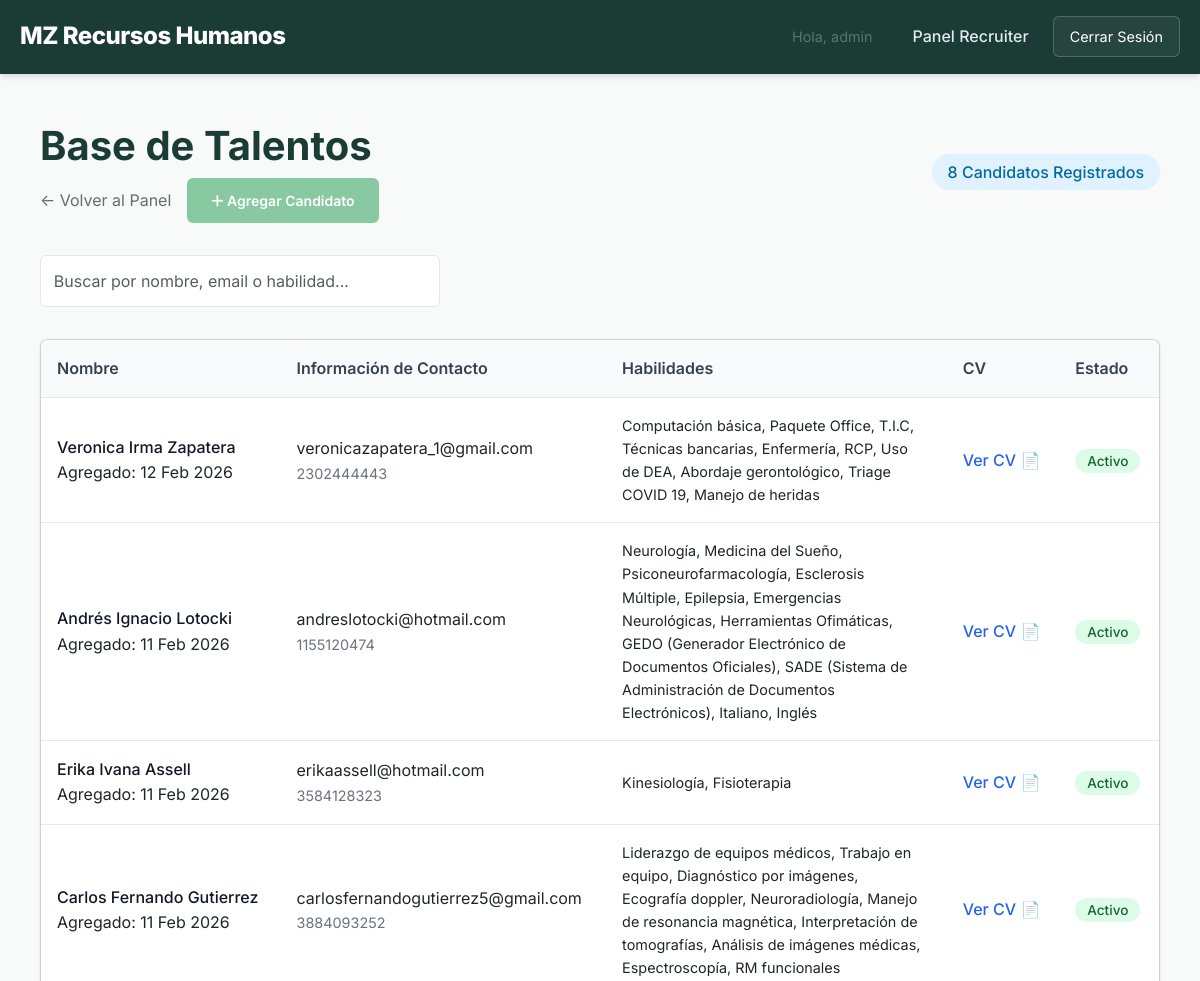
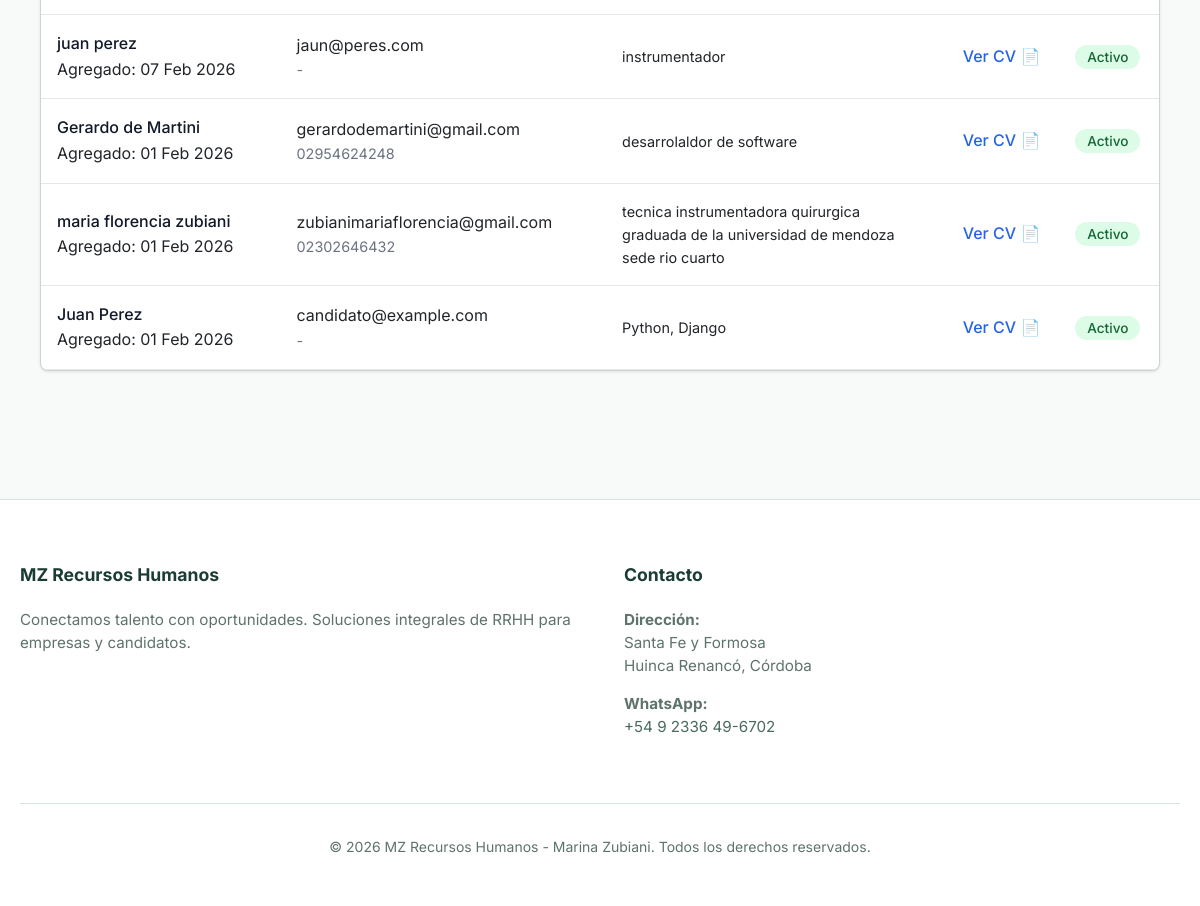
The app's page /staff/candidates/ (signed in) with its own data (2 pictures, top to bottom).
### candidates/models.py (models this page shows, shortened)
class Candidate(models.Model):
    AVAILABILITY_CHOICES = [
        ('active', 'Active (Looking)'),
        ('open', 'Open to Offers (Listening)'),
        ('not_looking', 'Not Looking (Dormant)'),
    ]
    first_name = models.CharField(max_length=100)
    last_name = models.CharField(max_length=100)
    user = models.OneToOneField(User, on_delete=models.CASCADE, null=True, blank=True, related_name='candidate_profile')
    email = models.EmailField(unique=True)
    secondary_email = models.CharField(max_length=255, blank=True, null=True, help_text="Correos secundarios separados por coma")
    phone = models.CharField(max_length=20, blank=True)
    resume_file = models.FileField(upload_to='resumes/', blank=True, null=True)
    skills = models.TextField(blank=True, help_text="Habilidades separadas por coma o descripción breve")
    tags = models.ManyToManyField(Tag, blank=True, related_name='candidates')
    availability_status = models.CharField(max_length=20, choices=AVAILABILITY_CHOICES, default='active')
    last_updated = models.DateTimeField(auto_now=True)
    update_token = models.UUIDField(default=uuid.uuid4, editable=False)
    created_at = models.DateTimeField(auto_now_add=True)

### dashboard/views.py (the view, shortened to what this page needs)
# urls.py: path('candidates/', views.candidate_list, name='staff_candidate_list'),
@login_required
@user_passes_test(is_recruiter)
def candidate_list(request):
    query = request.GET.get('q', '')
    candidates = Candidate.objects.all().order_by('-created_at')
    return render(request, 'dashboard/candidate_list.html', {
        'candidates': candidates,
        'query': query
    })

### dashboard/views.py (called while the page is built)
def is_recruiter(user):
    return user.is_staff

### hr_project/templates/dashboard/candidate_list.html (shortened to what this page needs)
{% extends "base.html" %}
{% block content %}
<div class="container">
    <div style="display: flex; justify-content: space-between; align-items: center; margin-bottom: 2rem;">
        <div>
            <h1 style="margin-bottom: 0.5rem;">Base de Talentos</h1>
            <div style="display: flex; gap: 1rem; align-items: center;">
                <a href="{% url 'dashboard_home' %}" style="color: var(--text-muted); text-decoration: none;">&larr;
                    Volver
                    al Panel</a>
                <a href="{% url 'add_candidate' %}" class="btn btn-sm btn-primary">
                    <i class="fas fa-plus"></i> Agregar Candidato
                </a>
            </div>
        </div>
        <div>
            <span
                style="background: #e0f2fe; color: #0369a1; padding: 0.5rem 1rem; border-radius: 9999px; font-weight: 500;">
                {{ candidates.count }} Candidatos Registrados
            </span>
        </div>
    </div>
    <div style="margin-bottom: 2rem;">
        <form method="get" action="." style="display: flex; gap: 1rem; align-items: center;">
            <input type="text" name="q" value="{{ query }}" placeholder="Buscar por nombre, email o habilidad..."
                class="form-control"
                style="max-width: 400px; padding: 0.8rem; border: 1px solid #e5e7eb; border-radius: 6px;">
        </form>
    </div>
    <div class="card"
        style="overflow-x: auto; background: white; border-radius: 8px; box-shadow: 0 1px 3px rgba(0,0,0,0.1);">
        <table style="width: 100%; border-collapse: collapse; text-align: left;">
            <thead>
                <tr style="background: #f9fafb; border-bottom: 1px solid #e5e7eb;">
                    <th style="padding: 1rem; font-weight: 600; color: #374151;">Nombre</th>
                    <th style="padding: 1rem; font-weight: 600; color: #374151;">Información de Contacto</th>
                    <th style="padding: 1rem; font-weight: 600; color: #374151;">Habilidades</th>
                    <th style="padding: 1rem; font-weight: 600; color: #374151;">CV</th>
                    <th style="padding: 1rem; font-weight: 600; color: #374151;">Estado</th>
                </tr>
            </thead>
            <tbody>
                {% for candidate in candidates %}
                <tr style="border-bottom: 1px solid #e5e7eb;">
                    <td style="padding: 1rem;">
                        <div style="font-weight: 500; color: #111827;">
                            {{ candidate.first_name }} {{ candidate.last_name }}
                        </div>
                        Agregado: {{ candidate.created_at|date:"d M Y" }}
    </div>
    </td>
    <td style="padding: 1rem;">
        <div>{{ candidate.email }}</div>
        <div style="color: #6b7280; font-size: 0.9rem;">{{ candidate.phone|default:"-" }}</div>
    </td>
    <td style="padding: 1rem;">
        {% if candidate.skills %}
        <div style="max-width: 300px; font-size: 0.9rem;">{{ candidate.skills }}</div>
        {% else %}
        <span style="color: #9ca3af;">-</span>
        {% endif %}
    </td>
    <td style="padding: 1rem;">
        {% if candidate.resume_file %}
        <a href="{{ candidate.resume_file.url }}" target="_blank"
            style="color: #2563eb; font-weight: 500; text-decoration: none;">Ver CV 📄</a>
        {% else %}
        <span style="color: #9ca3af; font-size: 0.9rem;">Sin CV</span>
        {% endif %}
    </td>
    <td style="padding: 1rem;">
        {% if candidate.availability_status == 'active' %}
        <span
            style="background: #dcfce7; color: #166534; padding: 0.25rem 0.75rem; border-radius: 9999px; font-size: 0.85rem; font-weight: 500;">Activo</span>
        {% else %}
        <span
            style="background: #f3f4f6; color: #4b5563; padding: 0.25rem 0.75rem; border-radius: 9999px; font-size: 0.85rem; font-weight: 500;">No
            busca</span>
        {% endif %}
    </td>
    </tr>
    {% empty %}
    <tr>
        <td colspan="5" style="padding: 3rem; text-align: center; color: #6b7280;">
            No hay candidatos registrados aún.
        </td>
    </tr>
    {% endfor %}
{% endblock %}

### hr_project/templates/base.html (shortened to what this page needs)
{% load static %}
<!DOCTYPE html>
<html lang="en">
<head>
    <link href="https://cdn.jsdelivr.net/npm/bootstrap@5.3.0/dist/css/bootstrap.min.css" rel="stylesheet">
    <link rel="stylesheet" href="https://cdnjs.cloudflare.com/ajax/libs/font-awesome/6.4.0/css/all.min.css">
    <link rel="stylesheet" href="{% static 'css/styles.css' %}">
</head>
<body>
    <header>
        <div class="container">
            <a href="/" class="logo">MZ Recursos Humanos</a>
            <nav class="nav-links">
                {% if user.is_authenticated %}
                <span style="margin-right: 1rem; color: var(--text-muted); font-size: 0.9rem;">Hola, {{ user }}</span>
                {% if user.company_profile %}
                <a href="{% url 'client_portal' %}">Empresas</a>
                {% elif user.candidate_profile %}
                <a href="{% url 'candidate_dashboard' %}">Mi Panel</a>
                {% elif user.is_staff %}
                <a href="{% url 'dashboard_home' %}">Panel Recruiter</a>
                {% endif %}
                <form action="{% url 'logout' %}" method="post" style="display:inline;">
                    <button type="submit" class="btn-nav">Cerrar Sesión</button>
                </form>
                {% else %}
                <a href="/">Oportunidades</a>
                <a href="/candidates/login/">Soy Candidato</a>
                <a href="{% url 'client_login' %}">Soy Empresa</a>
                <a href="{% url 'dashboard_login' %}" class="btn-nav">Acceso Staff</a>
                {% endif %}
            </nav>
        </div>
    </header>
    <main class="container" style="padding-top: 3rem; padding-bottom: 3rem;">
        {% block content %}{% endblock %}
    </main>
    <footer>
        <div class="container">
            <div class="footer-grid">
                <div class="footer-col">
                    <h4>MZ Recursos Humanos</h4>
                    <p>Conectamos talento con oportunidades. Soluciones integrales de RRHH para empresas y candidatos.
                    </p>
                </div>
                <div class="footer-col">
                    <h4>Contacto</h4>
                    <p><strong>Dirección:</strong><br>Santa Fe y Formosa<br>Huinca Renancó, Córdoba</p>
                    <p><strong>WhatsApp:</strong><br><a href="https://wa.me/5492336496702" target="_blank"
                            style="color: var(--secondary-color);">+54 9 2336 49-6702</a></p>
                </div>
            </div>
            <div class="copyright">
                <p>&copy; 2026 MZ Recursos Humanos - Marina Zubiani. Todos los derechos reservados.</p>
            </div>
        </div>
    </footer>
</body>
</html>

### static/css/styles.css (style rules this page uses)
:root { --primary-color: #1a3c34; --secondary-color: #4a6b5d; --accent-color: #88c9a1; --accent-hover: #71b88e; --bg-color: #f7faf8; --card-bg: #ffffff; --text-main: #2b3a35; --text-muted: #5e736b; --success: #10b981; --border-color: #d8e3dc; --font-main: 'Inter', system-ui, -apple-system, sans-serif; }
*, *::before, *::after { box-sizing: border-box; }
body { font-family: var(--font-main); background-color: var(--bg-color); color: var(--text-main); margin: 0; line-height: 1.6; }
h1, h2, h3 { color: var(--primary-color); font-weight: 700; margin-bottom: 0.5em; }
a { text-decoration: none; color: inherit; transition: color 0.2s; }
.container { max-width: 1200px; margin: 0 auto; padding: 0 20px; }
header { background: var(--primary-color); border-bottom: 1px solid var(--primary-color); padding: 1rem 0; box-shadow: 0 4px 6px -1px rgba(0, 0, 0, 0.1), 0 2px 4px -1px rgba(0, 0, 0, 0.06); color: white; }
header .container { display: flex; justify-content: space-between; align-items: center; flex-wrap: wrap; }
.logo { font-size: 1.5rem; font-weight: 800; color: white; letter-spacing: -0.5px; }
.nav-links { display: flex; gap: 1.5rem; align-items: center; }
.nav-links a { margin-left: 0; color: #e2e8f0; font-weight: 500; transition: color 0.2s; }
.btn-nav { border: 1px solid rgba(255, 255, 255, 0.2); padding: 0.5rem 1rem; border-radius: 6px; background: rgba(255, 255, 255, 0.05); cursor: pointer; font-size: 0.9rem; color: white; transition: all 0.2s; }
.btn { display: inline-block; padding: 0.75rem 1.5rem; border-radius: 6px; font-weight: 600; cursor: pointer; border: none; transition: all 0.2s; }
.btn-primary { background: var(--accent-color); color: white; }
input, textarea, select { width: 100%; padding: 0.75rem; border: 1px solid var(--border-color); border-radius: 6px; font-family: inherit; font-size: 1rem; }
footer { background: var(--card-bg); border-top: 1px solid var(--border-color); margin-top: 5rem; padding: 4rem 0 2rem; color: var(--text-muted); }
.footer-grid { display: grid; grid-template-columns: repeat(auto-fit, minmax(250px, 1fr)); gap: 3rem; margin-bottom: 3rem; }
.footer-col h4 { color: var(--primary-color); font-size: 1.1rem; margin-bottom: 1.5rem; font-weight: 700; }
.footer-col p { margin-bottom: 1rem; font-size: 0.95rem; line-height: 1.5; }
.copyright { text-align: center; padding-top: 2rem; border-top: 1px solid var(--border-color); font-size: 0.875rem; }

### records on screen
Candidate: first_name "Veronica Irma", last_name "Zapatera", created_at "12 Feb 2026", email "veronicazapatera_1@gmail.com", phone "2302444443", skills "Computación básica, Paquete Office, T.I.C, Técnicas bancarias, Enfermería, RCP, Uso de DEA, Abordaje gerontológico, Triage COVID 19, Manejo de heridas", availability_status "Activo"
Candidate: first_name "Andrés Ignacio", last_name "Lotocki", created_at "11 Feb 2026", email "andreslotocki@hotmail.com", phone "1155120474", skills "Neurología, Medicina del Sueño, Psiconeurofarmacología, Esclerosis Múltiple, Epilepsia, Emergencias Neurológicas, Herramientas Ofimáticas, GEDO (Generador Electrónico de Documentos Oficiales), SADE (Sistema de Administración de Documentos Electrónicos), Italiano, Inglés", availability_status "Activo"
Candidate: first_name "Erika Ivana", last_name "Assell", created_at "11 Feb 2026", email "erikaassell@hotmail.com", phone "3584128323", skills "Kinesiología, Fisioterapia", availability_status "Activo"
Candidate: first_name "Carlos Fernando", last_name "Gutierrez", created_at "11 Feb 2026", email "carlosfernandogutierrez5@gmail.com", phone "3884093252", skills "Liderazgo de equipos médicos, Trabajo en equipo, Diagnóstico por imágenes, Ecografía doppler, Neuroradiología, Manejo de resonancia magnética, Interpretación de tomografías, Análisis de imágenes médicas, Espectroscopía, RM funcionales", availability_status "Activo"
Candidate: first_name "juan", last_name "perez", created_at "07 Feb 2026", email "jaun@peres.com", phone "-", skills "instrumentador", availability_status "Activo"
Candidate: first_name "Gerardo", last_name "de Martini", created_at "01 Feb 2026", email "gerardodemartini@gmail.com", phone "02954624248", skills "desarrolaldor de software", availability_status "Activo"
Candidate: first_name "maria florencia", last_name "zubiani", created_at "01 Feb 2026", email "zubianimariaflorencia@gmail.com", phone "02302646432", skills "tecnica instrumentadora quirurgica graduada de la universidad de mendoza sede rio cuarto", availability_status "Activo"
Candidate: first_name "Juan", last_name "Perez", created_at "01 Feb 2026", email "candidato@example.com", phone "-", skills "Python, Django", availability_status "Activo"

### other values on screen
{{ user }} "admin"
{{ candidates.count }} "8"
